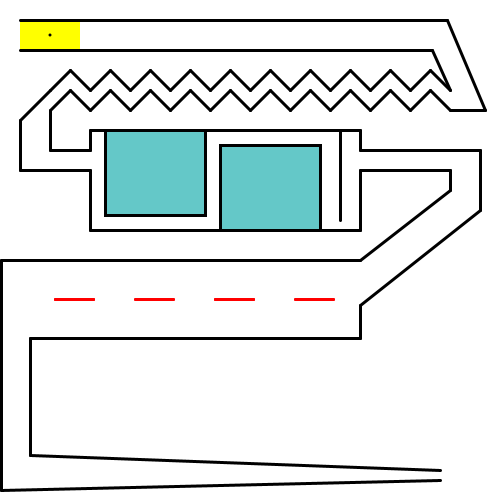
Frame 1 (no input)
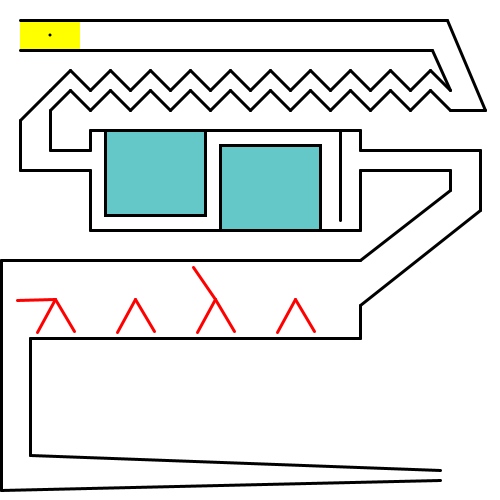
Frame 60 (the mouse pressed at the canvas centre just before this capture)
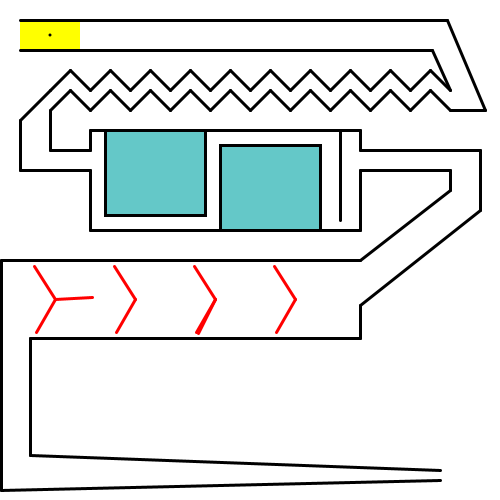
Frame 120 (the mouse held since frame 60 and released just before this capture)

The Processing sketch that drew these frames (run headless with seeded random() and noise(); from frame 60 on, the mouse is pressed at the canvas centre):

// Processing sketch: serina1249
// ── serina1249.pde
int p, q;
float speed = 5.0;
int d;
int deg1 =0;
int deg2 =0;
int deg3 =0;
int deg4 =0;
int keyStat;


void setup() {

    strokeWeight(2);
    stroke(255, 0, 0);
 size(500, 500);

//https://detail.chiebukuro.yahoo.co.jp/qa/question_detail/q12140122737
//キーボード
 p=width/2-200;
    q=height/2-215;
    smooth();
}

//https://detail.chiebukuro.yahoo.co.jp/qa/question_detail/q11141333696
//イライラ棒と当たり判定（大体ここが本体）
void hit(int p,int q){
if(keyPressed){
color c = get(p+2,q);
  if( c == #ff0000 || c == #000000){
d = 1;
}
}
 }

void draw() {

    background(255);
    fill(255, 255, 0);//start
    noStroke();
    rect(20, 20, 60, 30);//start

    stroke(0);
    fill(100, 200, 200);
    strokeWeight(3);
    line(20, 20, 447.5, 20 );//最初の線
    line(20, 50, 432.5, 50 );
    line(447.5, 20, 485, 110);
    line(432.5, 50, 450, 90 );


for (int k = 70;k < 450; k +=40){//ギザギザ線
line(k,90,k+20,110);
line(k-20,110,k,90);
}
for (int l = 70; l < 450; l +=40){
  line(l,70,l+20,90);
  line(l-20,90,l,70);
}



    line(50,90,20,120);//ギザギザの後の線
    line(450, 110, 485, 110);
    line(20, 120, 20, 170);
    line(50, 110, 50, 150);
    line(50, 150, 90, 150);
    line(20, 170, 90, 170);
    line(90, 150, 90, 130);
    line(90, 170, 90, 230);
    line(90, 130, 360, 130);
    line(90, 230, 360, 230);
    line(360, 130, 360, 150);
    line(360, 230, 360, 170);
    line(360, 150, 480, 150);
    line(360, 170, 450, 170);
    line(450, 170, 450, 190);
    line(450, 190, 360, 260);
    line(480, 150, 480, 210);
    line(480, 210, 360, 305);
    line(360, 260, 1, 260);
    line(360, 305, 360, 338);
    line(360, 338, 30, 338);
    line(30, 338, 30, 420);
    line(1, 260, 1, 490);
    line(30, 420, 30, 455);
    line(1, 490, 440, 480);
    line(30, 455, 440, 470);
    line(340, 130, 340, 220);
    rect(105, 130, 100, 85 );
    rect(220, 145, 100, 85 );


    stroke(255, 0, 0);//赤の障害物
    drawLine(width/20+30, height/20+274, deg1);

    drawLine(width/20+30, height/20+274, deg2);

    drawLine(width/20+30, height/20+274, deg3);

    drawLine(width/20+110, height/20+274, deg1);

    drawLine(width/20+110, height/20+274, deg2);

    drawLine(width/20+190, height/20+274, deg1);

    drawLine(width/20+190, height/20+274, deg2);

    drawLine(width/20+190, height/20+274, deg4);

    drawLine(width/20+270, height/20+274, deg1);

    drawLine(width/20+270, height/20+274, deg2);


    deg1++;
    deg2+=2;
    deg3+=3;
    deg4+=4;


//https://detail.chiebukuro.yahoo.co.jp/qa/question_detail/q12140122737
//キーボード
    fill(0, 0, 0);
    noStroke();
    ellipse(p, q, 3, 3);

    if ((keyStat&0x1)!=0) {
        q--;
        if (q<0)q=0;
    }
    if ((keyStat&0x2)!=0) {
        q++;
        if (q>height)q=height;
    }
    if ((keyStat&0x4)!=0) {
        p--;
        if (p<0)p=0;
    }
    if ((keyStat&0x8)!=0) {
        p++;
        if (p>width)p=width;
    }


  hit(p,q);//当たった後
if( d == 1){
fill(0,0,255);
textSize(80);
textAlign(CENTER);
text("GAME OVER",250,250);
}
}


void drawLine(int x, int y, int deg) {//回転
    pushMatrix();
    translate(x, y);
    rotate(deg*PI/180);
    line(0, 0, width/13, 0);
    popMatrix();
}


//https://detail.chiebukuro.yahoo.co.jp/qa/question_detail/q12140122737
//キーボード
void keyPressed() {
    if (key == CODED) {
        switch(keyCode) {
            //ビットセット
        case UP:
            keyStat|=0x1;
            break;
        case DOWN:
            keyStat|=0x2;
            break;
        case LEFT:
            keyStat|=0x4;
            break;
        case RIGHT:
            keyStat|=0x8;
            break;
        }
    }
}

void keyReleased() {
    if (key == CODED) {
        switch(keyCode) {
            //ビットクリア
        case UP:
            keyStat&=~0x1;
            break;
        case DOWN:
            keyStat&=~0x2;
            break;
        case LEFT:
            keyStat&=~0x4;
            break;
        case RIGHT:
            keyStat&=~0x8;
            break;
        }
    }
}
